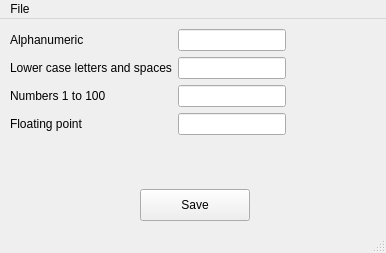
<?xml version="1.0" encoding="UTF-8"?>
<ui version="4.0">
 <class>Validators</class>
 <widget class="QMainWindow" name="Validators">
  <property name="geometry">
   <rect>
    <x>0</x>
    <y>0</y>
    <width>386</width>
    <height>253</height>
   </rect>
  </property>
  <property name="windowTitle">
   <string>MainWindow</string>
  </property>
  <widget class="QWidget" name="centralwidget">
   <widget class="QWidget" name="formLayoutWidget">
    <property name="geometry">
     <rect>
      <x>10</x>
      <y>10</y>
      <width>341</width>
      <height>131</height>
     </rect>
    </property>
    <layout class="QFormLayout" name="formLayout">
     <property name="fieldGrowthPolicy">
      <enum>QFormLayout::FieldsStayAtSizeHint</enum>
     </property>
     <item row="0" column="0">
      <widget class="QLabel" name="lab_alphanum">
       <property name="text">
        <string>Alphanumeric</string>
       </property>
      </widget>
     </item>
     <item row="0" column="1">
      <widget class="QLineEdit" name="le_alphanum"/>
     </item>
     <item row="1" column="0">
      <widget class="QLabel" name="lab_letters_space">
       <property name="text">
        <string>Lower case letters and spaces</string>
       </property>
      </widget>
     </item>
     <item row="1" column="1">
      <widget class="QLineEdit" name="le_lcspace"/>
     </item>
     <item row="2" column="0">
      <widget class="QLabel" name="lab_nums_1_100">
       <property name="text">
        <string>Numbers 1 to 100</string>
       </property>
      </widget>
     </item>
     <item row="2" column="1">
      <widget class="QLineEdit" name="le_nums_1_100"/>
     </item>
     <item row="3" column="0">
      <widget class="QLabel" name="lab_float">
       <property name="text">
        <string>Floating point</string>
       </property>
      </widget>
     </item>
     <item row="3" column="1">
      <widget class="QLineEdit" name="le_float"/>
     </item>
    </layout>
   </widget>
   <widget class="QPushButton" name="bt_save">
    <property name="geometry">
     <rect>
      <x>140</x>
      <y>170</y>
      <width>110</width>
      <height>32</height>
     </rect>
    </property>
    <property name="text">
     <string>Save</string>
    </property>
   </widget>
  </widget>
  <widget class="QMenuBar" name="menubar">
   <property name="geometry">
    <rect>
     <x>0</x>
     <y>0</y>
     <width>386</width>
     <height>22</height>
    </rect>
   </property>
   <widget class="QMenu" name="menuFile">
    <property name="title">
     <string>File</string>
    </property>
    <addaction name="actionQuit"/>
   </widget>
   <addaction name="menuFile"/>
  </widget>
  <widget class="QStatusBar" name="statusbar"/>
  <action name="actionQuit">
   <property name="text">
    <string>Quit</string>
   </property>
  </action>
 </widget>
 <resources/>
 <connections>
  <connection>
   <sender>actionQuit</sender>
   <signal>triggered()</signal>
   <receiver>Validators</receiver>
   <slot>close()</slot>
   <hints>
    <hint type="sourcelabel">
     <x>-1</x>
     <y>-1</y>
    </hint>
    <hint type="destinationlabel">
     <x>174</x>
     <y>135</y>
    </hint>
   </hints>
  </connection>
 </connections>
</ui>
